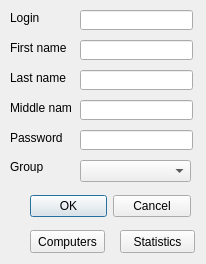
<?xml version="1.0" encoding="UTF-8"?>
<ui version="4.0">
 <class>UserEditDialog</class>
 <widget class="QDialog" name="UserEditDialog">
  <property name="geometry">
   <rect>
    <x>0</x>
    <y>0</y>
    <width>206</width>
    <height>264</height>
   </rect>
  </property>
  <property name="windowTitle">
   <string>Dialog</string>
  </property>
  <widget class="QDialogButtonBox" name="buttonBox">
   <property name="geometry">
    <rect>
     <x>30</x>
     <y>190</y>
     <width>161</width>
     <height>32</height>
    </rect>
   </property>
   <property name="orientation">
    <enum>Qt::Horizontal</enum>
   </property>
   <property name="standardButtons">
    <set>QDialogButtonBox::Cancel|QDialogButtonBox::Ok</set>
   </property>
  </widget>
  <widget class="QLabel" name="loginL">
   <property name="geometry">
    <rect>
     <x>10</x>
     <y>10</y>
     <width>61</width>
     <height>16</height>
    </rect>
   </property>
   <property name="text">
    <string>Login</string>
   </property>
  </widget>
  <widget class="QLineEdit" name="loginLE">
   <property name="geometry">
    <rect>
     <x>80</x>
     <y>10</y>
     <width>113</width>
     <height>20</height>
    </rect>
   </property>
  </widget>
  <widget class="QLineEdit" name="firstNameLE">
   <property name="geometry">
    <rect>
     <x>80</x>
     <y>40</y>
     <width>113</width>
     <height>20</height>
    </rect>
   </property>
  </widget>
  <widget class="QLabel" name="firstNameL">
   <property name="geometry">
    <rect>
     <x>10</x>
     <y>40</y>
     <width>61</width>
     <height>16</height>
    </rect>
   </property>
   <property name="text">
    <string>First name</string>
   </property>
  </widget>
  <widget class="QLineEdit" name="lastNameLE">
   <property name="geometry">
    <rect>
     <x>80</x>
     <y>70</y>
     <width>113</width>
     <height>20</height>
    </rect>
   </property>
  </widget>
  <widget class="QLabel" name="lastNameL">
   <property name="geometry">
    <rect>
     <x>10</x>
     <y>70</y>
     <width>61</width>
     <height>16</height>
    </rect>
   </property>
   <property name="text">
    <string>Last name</string>
   </property>
  </widget>
  <widget class="QLabel" name="middleNameL">
   <property name="geometry">
    <rect>
     <x>10</x>
     <y>100</y>
     <width>61</width>
     <height>16</height>
    </rect>
   </property>
   <property name="text">
    <string>Middle name</string>
   </property>
  </widget>
  <widget class="QLineEdit" name="middleNameLE">
   <property name="geometry">
    <rect>
     <x>80</x>
     <y>100</y>
     <width>113</width>
     <height>20</height>
    </rect>
   </property>
  </widget>
  <widget class="QLineEdit" name="passwordLE">
   <property name="geometry">
    <rect>
     <x>80</x>
     <y>130</y>
     <width>113</width>
     <height>20</height>
    </rect>
   </property>
  </widget>
  <widget class="QLabel" name="passwordL">
   <property name="geometry">
    <rect>
     <x>10</x>
     <y>130</y>
     <width>61</width>
     <height>16</height>
    </rect>
   </property>
   <property name="text">
    <string>Password</string>
   </property>
  </widget>
  <widget class="QPushButton" name="computersPB">
   <property name="geometry">
    <rect>
     <x>30</x>
     <y>230</y>
     <width>75</width>
     <height>23</height>
    </rect>
   </property>
   <property name="text">
    <string>Computers</string>
   </property>
  </widget>
  <widget class="QPushButton" name="statisticsPB">
   <property name="geometry">
    <rect>
     <x>120</x>
     <y>230</y>
     <width>75</width>
     <height>23</height>
    </rect>
   </property>
   <property name="text">
    <string>Statistics</string>
   </property>
  </widget>
  <widget class="QComboBox" name="groupCB">
   <property name="geometry">
    <rect>
     <x>80</x>
     <y>160</y>
     <width>111</width>
     <height>22</height>
    </rect>
   </property>
  </widget>
  <widget class="QLabel" name="groupL">
   <property name="geometry">
    <rect>
     <x>10</x>
     <y>160</y>
     <width>46</width>
     <height>13</height>
    </rect>
   </property>
   <property name="text">
    <string>Group</string>
   </property>
  </widget>
 </widget>
 <resources/>
 <connections>
  <connection>
   <sender>buttonBox</sender>
   <signal>accepted()</signal>
   <receiver>UserEditDialog</receiver>
   <slot>accept()</slot>
   <hints>
    <hint type="sourcelabel">
     <x>248</x>
     <y>254</y>
    </hint>
    <hint type="destinationlabel">
     <x>157</x>
     <y>274</y>
    </hint>
   </hints>
  </connection>
  <connection>
   <sender>buttonBox</sender>
   <signal>rejected()</signal>
   <receiver>UserEditDialog</receiver>
   <slot>reject()</slot>
   <hints>
    <hint type="sourcelabel">
     <x>316</x>
     <y>260</y>
    </hint>
    <hint type="destinationlabel">
     <x>286</x>
     <y>274</y>
    </hint>
   </hints>
  </connection>
 </connections>
</ui>
